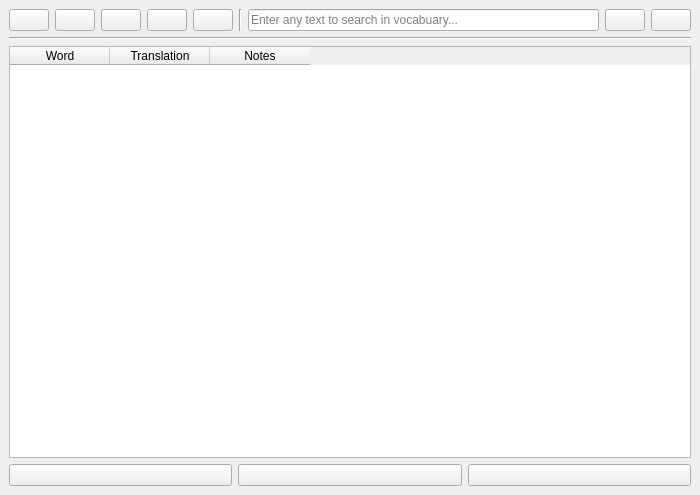
<?xml version="1.0" encoding="UTF-8"?>
<ui version="4.0">
 <class>MainWindow</class>
 <widget class="QMainWindow" name="MainWindow">
  <property name="geometry">
   <rect>
    <x>0</x>
    <y>0</y>
    <width>700</width>
    <height>495</height>
   </rect>
  </property>
  <property name="windowTitle">
   <string>Vocabulary</string>
  </property>
  <widget class="QWidget" name="centralwidget">
   <layout class="QGridLayout" name="gridLayout">
    <item row="0" column="0">
     <layout class="QVBoxLayout" name="verticalLayout">
      <item>
       <layout class="QHBoxLayout" name="horizontalLayout_5">
        <item>
         <layout class="QHBoxLayout" name="horizontalLayout">
          <item>
           <widget class="QPushButton" name="add_word_button">
            <property name="autoFillBackground">
             <bool>false</bool>
            </property>
            <property name="styleSheet">
             <string notr="true">image:url(:/add_icon/icons8-add-24.png)</string>
            </property>
            <property name="text">
             <string/>
            </property>
           </widget>
          </item>
          <item>
           <widget class="QPushButton" name="delete_button">
            <property name="styleSheet">
             <string notr="true">image: url(:/delete_icon/icons8-remove-24.png);</string>
            </property>
            <property name="text">
             <string/>
            </property>
           </widget>
          </item>
          <item>
           <widget class="QPushButton" name="save_button">
            <property name="styleSheet">
             <string notr="true">image: url(:/save_icon/icons8-save-24.png);</string>
            </property>
            <property name="text">
             <string/>
            </property>
           </widget>
          </item>
          <item>
           <widget class="QPushButton" name="test_button">
            <property name="styleSheet">
             <string notr="true">image: url(:/test_icon/icons8-pass-fail-24.png);</string>
            </property>
            <property name="text">
             <string/>
            </property>
           </widget>
          </item>
          <item>
           <widget class="QPushButton" name="info_button">
            <property name="styleSheet">
             <string notr="true">image: url(:/info_button/icons8-help-24.png);</string>
            </property>
            <property name="text">
             <string/>
            </property>
           </widget>
          </item>
         </layout>
        </item>
        <item>
         <widget class="Line" name="line">
          <property name="orientation">
           <enum>Qt::Vertical</enum>
          </property>
         </widget>
        </item>
        <item>
         <layout class="QHBoxLayout" name="horizontalLayout_3">
          <item>
           <widget class="QLineEdit" name="search_edit">
            <property name="placeholderText">
             <string>Enter any text to search in vocabuary...</string>
            </property>
           </widget>
          </item>
          <item>
           <layout class="QHBoxLayout" name="horizontalLayout_2">
            <item>
             <widget class="QPushButton" name="search_button">
              <property name="sizePolicy">
               <sizepolicy hsizetype="Minimum" vsizetype="Fixed">
                <horstretch>0</horstretch>
                <verstretch>0</verstretch>
               </sizepolicy>
              </property>
              <property name="styleSheet">
               <string notr="true">image: url(:/enter_icon/icons8-next-page-24.png);</string>
              </property>
              <property name="text">
               <string/>
              </property>
             </widget>
            </item>
            <item>
             <widget class="QPushButton" name="clear_search">
              <property name="styleSheet">
               <string notr="true">image: url(:/close_icon/icons8-close-24.png);</string>
              </property>
              <property name="text">
               <string/>
              </property>
             </widget>
            </item>
           </layout>
          </item>
         </layout>
        </item>
       </layout>
      </item>
      <item>
       <widget class="Line" name="line_2">
        <property name="orientation">
         <enum>Qt::Horizontal</enum>
        </property>
       </widget>
      </item>
      <item>
       <widget class="QTableWidget" name="vocabulary_table">
        <property name="selectionMode">
         <enum>QAbstractItemView::ExtendedSelection</enum>
        </property>
        <property name="selectionBehavior">
         <enum>QAbstractItemView::SelectItems</enum>
        </property>
        <property name="sortingEnabled">
         <bool>true</bool>
        </property>
        <attribute name="horizontalHeaderCascadingSectionResizes">
         <bool>false</bool>
        </attribute>
        <attribute name="horizontalHeaderStretchLastSection">
         <bool>false</bool>
        </attribute>
        <attribute name="verticalHeaderShowSortIndicator" stdset="0">
         <bool>false</bool>
        </attribute>
        <attribute name="verticalHeaderStretchLastSection">
         <bool>false</bool>
        </attribute>
        <column>
         <property name="text">
          <string>Word</string>
         </property>
        </column>
        <column>
         <property name="text">
          <string>Translation</string>
         </property>
        </column>
        <column>
         <property name="text">
          <string>Notes</string>
         </property>
        </column>
       </widget>
      </item>
      <item>
       <layout class="QHBoxLayout" name="horizontalLayout_4">
        <item>
         <widget class="QPushButton" name="load_button">
          <property name="styleSheet">
           <string notr="true">image: url(:/load_icon/icons8-download-24.png)</string>
          </property>
          <property name="text">
           <string/>
          </property>
         </widget>
        </item>
        <item>
         <widget class="QPushButton" name="close_button">
          <property name="styleSheet">
           <string notr="true">image: url(:/close_icon/icons8-close-24.png)</string>
          </property>
          <property name="text">
           <string/>
          </property>
         </widget>
        </item>
        <item>
         <widget class="QPushButton" name="create_button">
          <property name="toolTip">
           <string>Create table</string>
          </property>
          <property name="toolTipDuration">
           <number>5</number>
          </property>
          <property name="styleSheet">
           <string notr="true">image: url(:/edit_icon/icons8-edit-24.png);</string>
          </property>
          <property name="text">
           <string/>
          </property>
         </widget>
        </item>
       </layout>
      </item>
     </layout>
    </item>
   </layout>
  </widget>
 </widget>
 <resources>
  <include location="resource/src.qrc"/>
 </resources>
 <connections/>
</ui>
